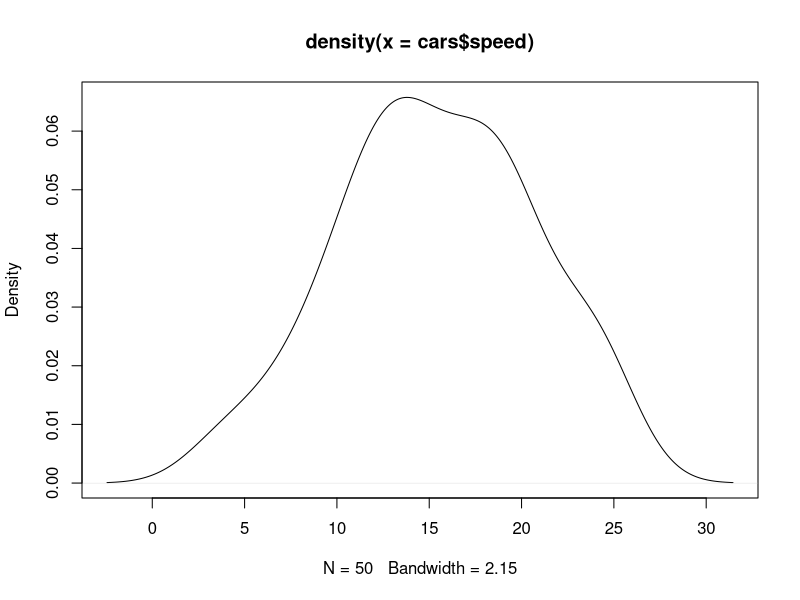
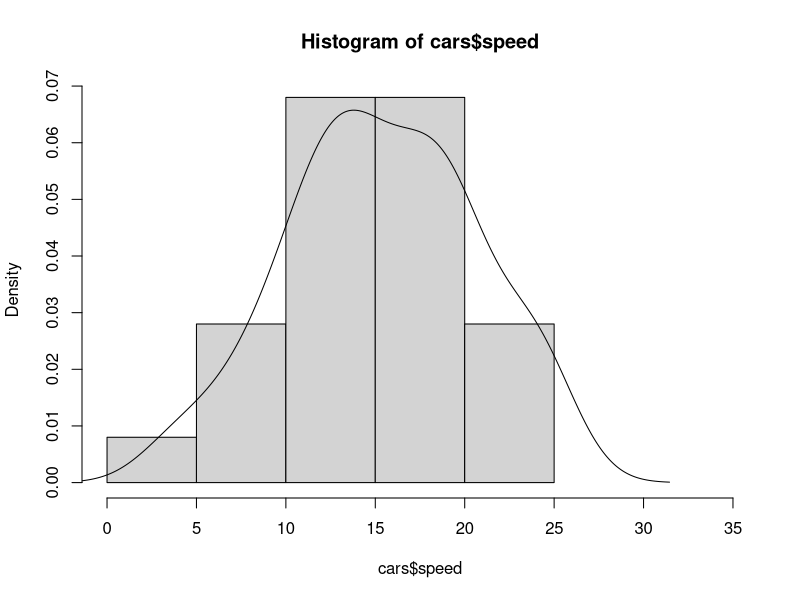
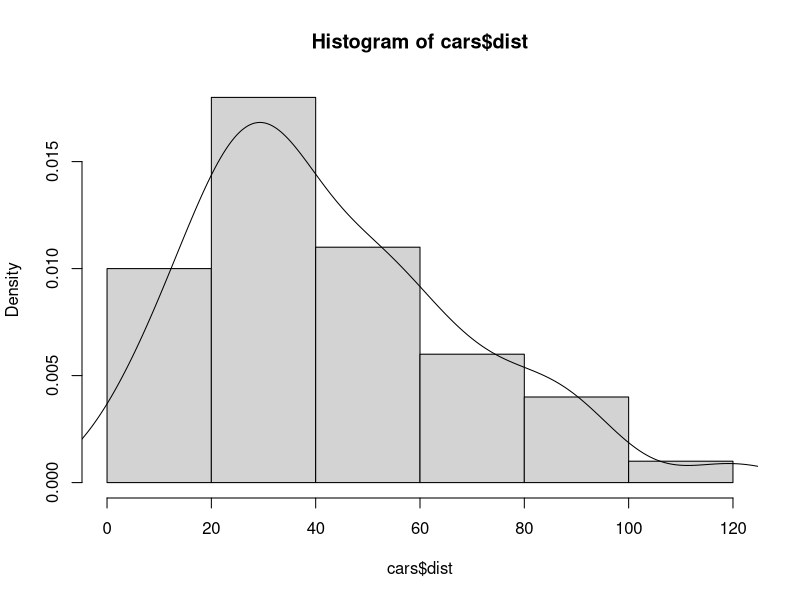

R code for these plots, in order:
## ---- chunk 1
cars
knitr::opts_chunk$set(echo = TRUE)
## ---- chunk 2
knitr::kable(cars)
## ---- chunk 3
plot(density(cars$speed))
## ---- chunk 4
hist(cars$speed, freq = FALSE, breaks = "FD",xlim = c(0,35))
lines(density(cars$speed))
## ---- chunk 5
hist(cars$dist, freq = FALSE, breaks = "FD")
lines(density(cars$dist))

## ---- chunk 6
pressure
